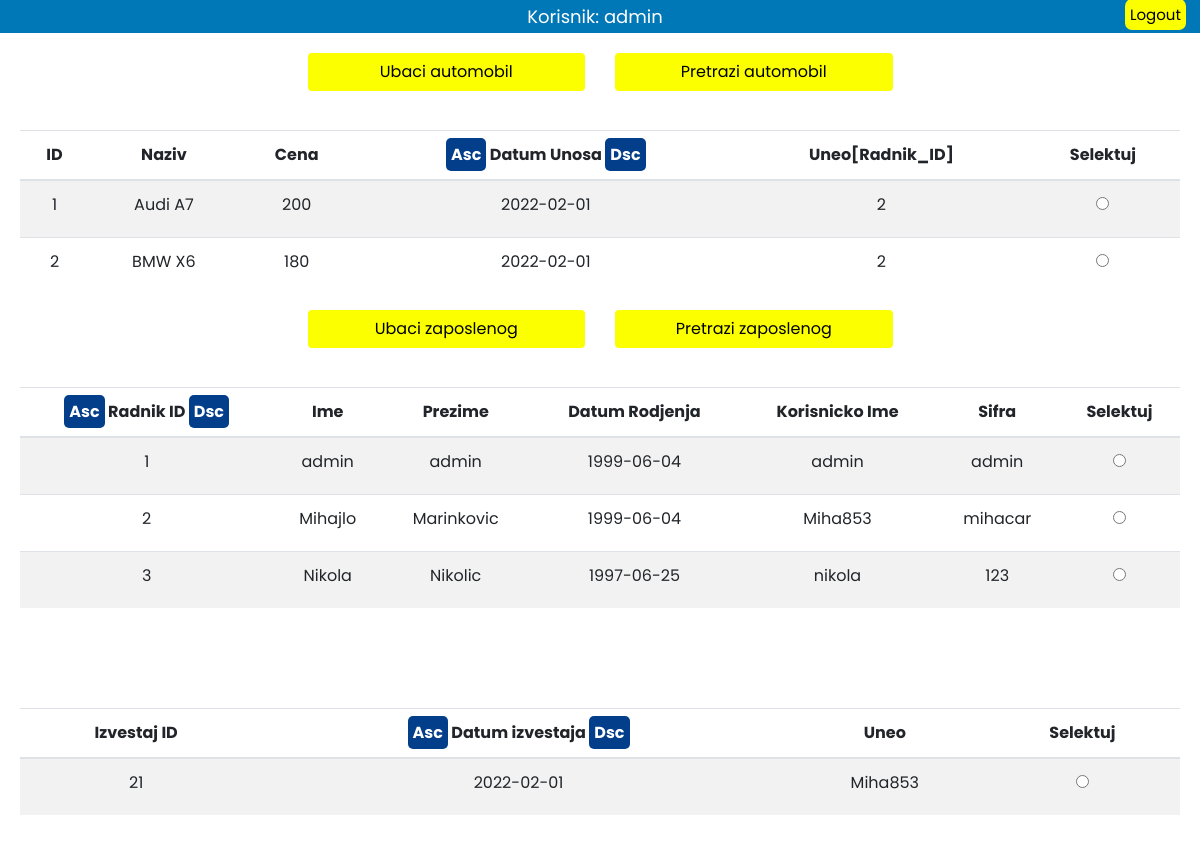
Screenshot of /home.php (signed in) with the database file from the repository.
### tables this page shows
CREATE TABLE `automobili` (
  `Automobil_ID` int(11) NOT NULL,
  `Naziv` varchar(100) NOT NULL,
  `Cena` decimal(11,0) NOT NULL,
  `DatumUnosa` date DEFAULT NULL,
  `Radnik_ID` int(11) NOT NULL
);

CREATE TABLE `zaposleni` (
  `Radnik_ID` int(11) NOT NULL,
  `Ime` varchar(100) NOT NULL,
  `Prezime` varchar(100) NOT NULL,
  `Datum_Rodjenja` date DEFAULT NULL,
  `Sifra` varchar(100) NOT NULL,
  `Korisnicko_Ime` varchar(100) NOT NULL
);

CREATE TABLE `izvestaji` (
  `izvestaj_id` int(20) NOT NULL,
  `datum_izvestaja` date NOT NULL,
  `izvestaj` longtext NOT NULL,
  `uneo` varchar(20) NOT NULL
);

### model/automobil.php (called while the page is built, shortened)
<?php
class Automobil{
    public static function getAll(mysqli $conn)
    {
        $query = "SELECT * FROM automobili";
        return $conn->query($query);
    }
}
?>

### model/user.php (called while the page is built, shortened)
<?php
class User{
    public static function getAll(mysqli $conn)
    {
        $query = "SELECT * FROM zaposleni";
        return $conn->query($query);
    }
}
?>

### model/report.php (called while the page is built, shortened)
<?php
class Report{
    public static function getAll(mysqli $conn)
    {
        $query = "SELECT * FROM izvestaji";
        return $conn->query($query);
    }
}
?>

### home.php (the view, shortened to what this page needs)
<?php
require "dbBroker.php";
require "model/automobil.php";
require "model/user.php";
require "model/report.php";
$rezultat = Automobil::getAll($conn);
$rezultat_1 = User::getAll($conn);
$rezultat_2 = Report::getAll($conn);
?>
<!DOCTYPE html>
<html lang="en">
<head>
    <link rel="stylesheet" href="https://maxcdn.bootstrapcdn.com/bootstrap/4.0.0/css/bootstrap.min.css">
    <link rel="stylesheet" href="css/home.css">
</head>
<?php
if($_SESSION['username'] != "admin"){
    if(!$rezultat_1){
        echo "Nastala je greska prilikom izvodjenja upita <br>";
        die();
    }else{
    ?>
<body >
<?php
    }
}else{
?>
<body>
<?php
}
?>
<div class="container_float" style="width: 100%; background-color: #0077B6; border-bottom-left-radius: 0px; border-bottom-right-radius: 0px; margin-bottom: 20px;  padding: 3px;">
    <div class="row">
    <div class="col-md-1" style="color: white;">
        </div>
        <div class="col-md-4" id="Div_Username" style="color: white; margin-right: auto; margin-left: auto;">
            <p style="text-align: center; margin-top: auto; margin-bottom: auto; font-size: 18px; margin-right: 10px;">
            Korisnik: <?php echo $_SESSION['username'] ?></p>
        </div>
        <div class="col-md-1" id="Div_Logout" style="color: white;">
            <a href="logout.php" id = "logout">
            Logout</a>
        </div>
    </div>
</div>
<div class="row">
    <div class="col-md-3">
    </div>
    <div class="col-md-3">
        <button id="btn-dodaj-automobil" type="button" class="btn btn-block" style="margin-bottom: 27px;" data-toggle="modal" data-target="#myModal1">Ubaci automobil</button>
    </div>
    <div class="col-md-3">
        <button id="btn-pretraga-automobila" class="btn btn-block" data-toggle="modal" data-target="#myModal2"> Pretrazi automobil</button>
    </div>
    <div class="col-md-3">
    </div>
</div>
<div id="pregled" class="panel panel-success" style="margin-top: 1%;">
    <div class="panel-body">
        <table id="myTable1" class="table table-hover table-striped" style="background-color: rgba(255, 255, 255, 0.9); border-radius: 10px;" >
            <thead class ="thead">
            <tr >
                <th scope="col">ID</th>
                <th scope="col">Naziv</th>
                <th scope="col">Cena</th>
                <th scope="col">
                    <a onclick="sortTableAsc1();" class="sort-link">Asc</a>
                    Datum Unosa
                    <a onclick="sortTableDsc1();" class="sort-link">Dsc</a>
                </th>
                <?php
                    if($_SESSION['username'] == "admin"){
                    ?>
                <th scope="col">Uneo[Radnik_ID]</th>
                    <?php
                    }
                    ?>
                <th scope="col">Selektuj</th>
            </tr>
            </thead>
            <tbody>
            <?php
                while($red = $rezultat->fetch_array()):
            ?>
                <tr>
                    <td><?php echo $red["Automobil_ID"] ?></td>
                    <td><?php echo $red["Naziv"] ?></td>
                    <td><?php echo $red["Cena"] ?></td>
                    <td style="text-align: center;"><?php echo $red["DatumUnosa"] ?></td>
                    <?php
                    if($_SESSION['username'] == "admin"){
                    ?>
                    <td><?php echo $red["Radnik_ID"] ?></td>
                    <?php
                    }
                    ?>
                    <td>
                        <label class="custom-radio-btn">
                            <input type="radio" name="radio-automobili" id="radio-automobili" value=<?php echo $red["Automobil_ID"] ?> >
                        </label>
                    </td>
                </tr>
                <?php
                endwhile;
                ?>
            </tbody>
        </table>
    </div>
</div>
<?php
if($_SESSION['username'] == "admin"){
    if(!$rezultat_1){
        echo "Nastala je greska prilikom izvodjenja upita <br>";
        die();
    }else{
    ?>
<div class="row">
    <div class="col-md-3">
    </div>
    <div class="col-md-3">
        <button id="btn-dodaj-zaposlenog" type="button" class="btn  btn-block" style="margin-bottom: 27px;" data-toggle="modal" data-target="#myModal3"> Ubaci zaposlenog</button>
    </div>
    <div class="col-md-3">
        <button id="btn-pretraga-zaposlenog" class="btn  btn-block" > Pretrazi zaposlenog</button>
    </div>
    <div class="col-md-3">
    </div>
</div>
    <div id="pregled" class="panel panel-success" style="margin-top: 1%;">
        <div class="panel-body">
        <table id="myTable2" class="table table-hover table-striped" style="background-color: rgba(255, 255, 255, 0.9); border-radius: 10px;" >
            <thead class ="thead">
            <tr >
                <th scope="col">
                    <a onclick="sortTableAsc2();" class="sort-link">Asc</a>
                    Radnik ID
                    <a onclick="sortTableDsc2();" class="sort-link">Dsc</a>
                </th>
                <th scope="col">Ime</th>
                <th scope="col">Prezime</th>
                <th scope="col">Datum Rodjenja</th>
                <th scope="col">Korisnicko Ime</th>
                <th scope="col">Sifra</th>
                <th scope="col">Selektuj</th>
            </tr>
            </thead>
            <tbody>
            <?php
                while($red_1 = $rezultat_1->fetch_array()):
            ?>
                <tr>
                    <td><?php echo $red_1["Radnik_ID"] ?></td>
                    <td><?php echo $red_1["Ime"] ?></td>
                    <td><?php echo $red_1["Prezime"] ?></td>
                    <td><?php echo $red_1["Datum_Rodjenja"] ?></td>
                    <td><?php echo $red_1["Korisnicko_Ime"] ?></td>
                    <td><?php echo $red_1["Sifra"] ?></td>
                    <td>
                        <label class="custom-radio-btn">
                            <input type="radio" name="radio-zaposleni" id="radio-zaposleni" value=<?php echo $red_1["Radnik_ID"] ?> >
                        </label>
                    </td>
                </tr>
                <?php
                endwhile;
            }
                ?>
            </tbody>
        </table>
    </div>
    </div>
<div id="pregled" class="panel panel-success" style="margin-top: 100px;">
        <div class="panel-body">
        <table id="myTable3" class="table table-hover table-striped" style="background-color: rgba(255, 255, 255, 0.9); border-radius: 10px;" >
            <thead class ="thead">
            <tr >
                <th scope="col">Izvestaj ID</th>
                <th scope="col">
                <a onclick="sortTableAsc3();" class="sort-link">Asc</a>
                Datum izvestaja
                <a onclick="sortTableDsc3();" class="sort-link">Dsc</a>
                </th>
                <th scope="col">Uneo</th>
                <th scope="col">Selektuj</th>
            </tr>
            </thead>
            <tbody>
            <?php
                while($red_1 = $rezultat_2->fetch_array()):
            ?>
                <tr>
                    <td><?php echo $red_1["izvestaj_id"] ?></td>
                    <td><?php echo $red_1["datum_izvestaja"] ?></td>
                    <td><?php echo $red_1["uneo"] ?></td>
                    <td>
                        <label class="custom-radio-btn">
                            <input type="radio" name="radio-izvestaj" id="radio-izvestaj" value=<?php echo $red_1["izvestaj_id"] ?> >
                        </label>
                    </td>
                </tr>
                <?php
                endwhile;
                ?>
            </tbody>
        </table>
    </div>
    </div>
<?php
}
?>
<br>
<br>
<br>
<br>
<br>
<br>
</body>
</html>

### css/home.css (style rules this page uses)
* { font-family: 'Poppins'; }
body { height: 100vh; overflow-y: auto; overflow-x: hidden; background-image: url("http://stevenjbarnes.com/wp-content/uploads/revslider/splash-creative-light-01-animated/Slider-CL01-Background.png"); }
#logout { color: black; background-color: #fbff00; text-align: center; font-size: 15px; margin-right: 0; text-decoration: none; border-radius: 7px; padding: 5px; text-align: right; margin-right: 0; }
.panel-body { margin-right: 20px; margin-left: 20px; }
.sort-link { background-color: #023E8A; color: white !important; border-radius: 5px; padding: 5px; }
th, td { text-align: center; }
#btn-dodaj-zaposlenog, #btn-pretraga-zaposlenog, #btn-dodaj-automobil, #btn-pretraga-automobila { background-color:#fbff00; color: rgb(0, 0, 0); }

### rows the page displays
automobili: Automobil_ID "1", Naziv "Audi A7", Cena "200", DatumUnosa "2022-02-01", Radnik_ID "2"
automobili: Automobil_ID "2", Naziv "BMW X6", Cena "180", DatumUnosa "2022-02-01", Radnik_ID "2"
zaposleni: Radnik_ID "1", Ime "admin", Prezime "admin", Datum_Rodjenja "1999-06-04", Korisnicko_Ime "admin", Sifra "admin"
zaposleni: Radnik_ID "2", Ime "Mihajlo", Prezime "Marinkovic", Datum_Rodjenja "1999-06-04", Korisnicko_Ime "Miha853", Sifra "mihacar"
zaposleni: Radnik_ID "3", Ime "Nikola", Prezime "Nikolic", Datum_Rodjenja "1997-06-25", Korisnicko_Ime "nikola", Sifra "123"
izvestaji: izvestaj_id "21", datum_izvestaja "2022-02-01", uneo "Miha853"

### other values shown
$_SESSION['username'] "admin"
